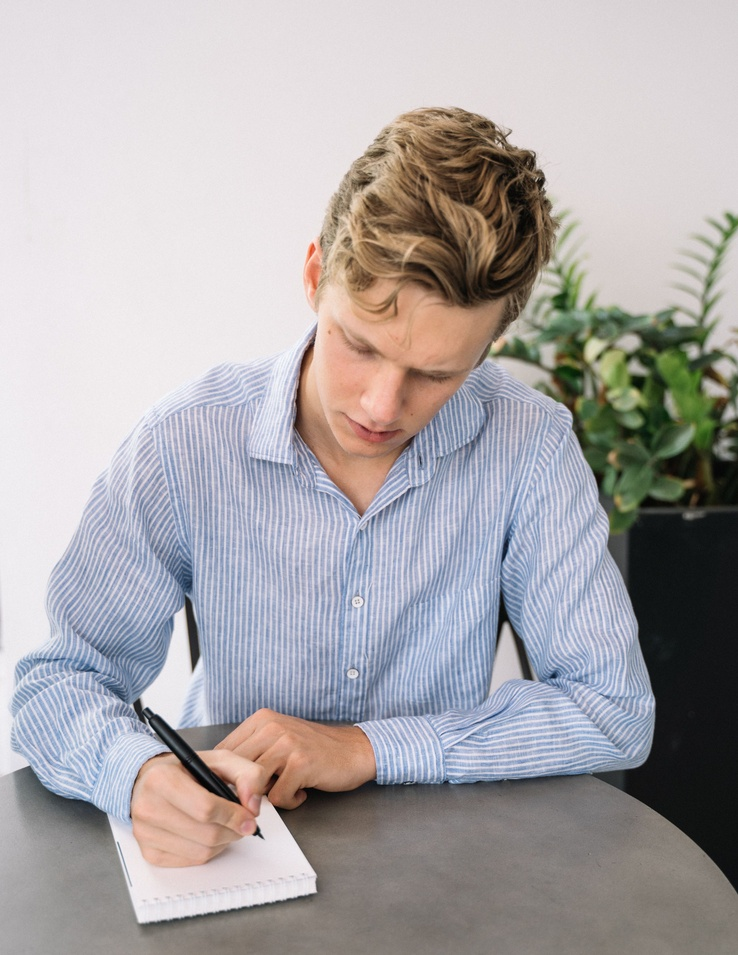
#> input picture datos_prueba/imagenes/pexels-anntarazevich-5425605.jpg, 738 x 955 px, shrunk from 2705 x 3500 before the run
$ python -i calidad.py   (imports and definitions only)   (older library calls are emulated)
#> lines starting #> are read from the running program, lines starting #| are printed output that depends on the picture
#> further down, picture is the input picture: shape (955, 738, 3); mean B, G, R 168.9, 167.2, 171.4
# ============================================================
# METRICAS DE CALIDAD DE IMAGEN
# Permiten comparar objetivamente antes y despues.
# ============================================================

import cv2
import numpy as np

from skimage.metrics import (
    peak_signal_noise_ratio,
    structural_similarity
)


def estimar_ruido(gris):
    """
    Estimacion rapida de la desviacion del ruido (Immerkaer, 1996):
    se filtra con una mascara que anula bordes y zonas suaves, y
    lo que queda es aproximadamente ruido.
    """

    mascara = np.array([
        [1, -2, 1],
        [-2, 4, -2],
        [1, -2, 1]
    ], dtype=np.float64)

    alto, ancho = gris.shape

    respuesta = cv2.filter2D(gris.astype(np.float64), -1, mascara)

    suma = np.abs(respuesta[1:-1, 1:-1]).sum()

    return suma * np.sqrt(0.5 * np.pi) / (6.0 * (ancho - 2) * (alto - 2))


def medir_calidad(imagen):
    """
    brillo: media de intensidad (0-255)
    contraste: desviacion estandar de intensidad
    nitidez: varianza del Laplaciano (mayor = mas nitida)
    ruido: sigma estimada del ruido (menor = mas limpia)
    entropia: informacion del histograma (bits)
    """

    gris = cv2.cvtColor(imagen, cv2.COLOR_BGR2GRAY)
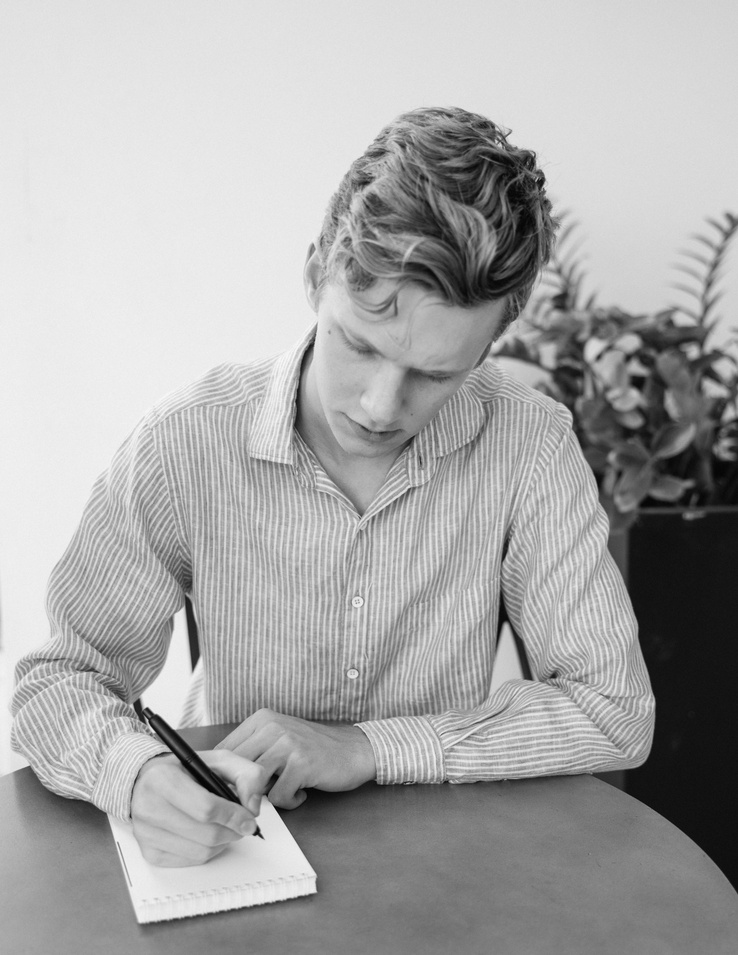
#> gris: shape (955, 738); min 2, max 248, mean 168.6

    histograma = cv2.calcHist([gris], [0], None, [256], [0, 256]).ravel()
#> histograma = 256 values, max 16694 at index 236, min 0 at index 0, mean 2753.1
    probabilidad = histograma / histograma.sum()
#> probabilidad = 256 values, max 0.0237 at index 236, min 0 at index 0, mean 0.00391
    probabilidad = probabilidad[probabilidad > 0]
#> probabilidad = 247 values, max 0.0237 at index 234, min 2.84e-06 at index 0, mean 0.00405

    return {
        "brillo": round(float(gris.mean()), 2),
        "contraste": round(float(gris.std()), 2),
        "nitidez": round(float(cv2.Laplacian(gris, cv2.CV_64F).var()), 2),
        "ruido": round(float(estimar_ruido(gris)), 3),
        "entropia": round(float(-(probabilidad * np.log2(probabilidad)).sum()), 3)
    }
#> in estimar_ruido, `respuesta = cv2.filter2D(gris.astype(np.float64), -1, mascara)`:
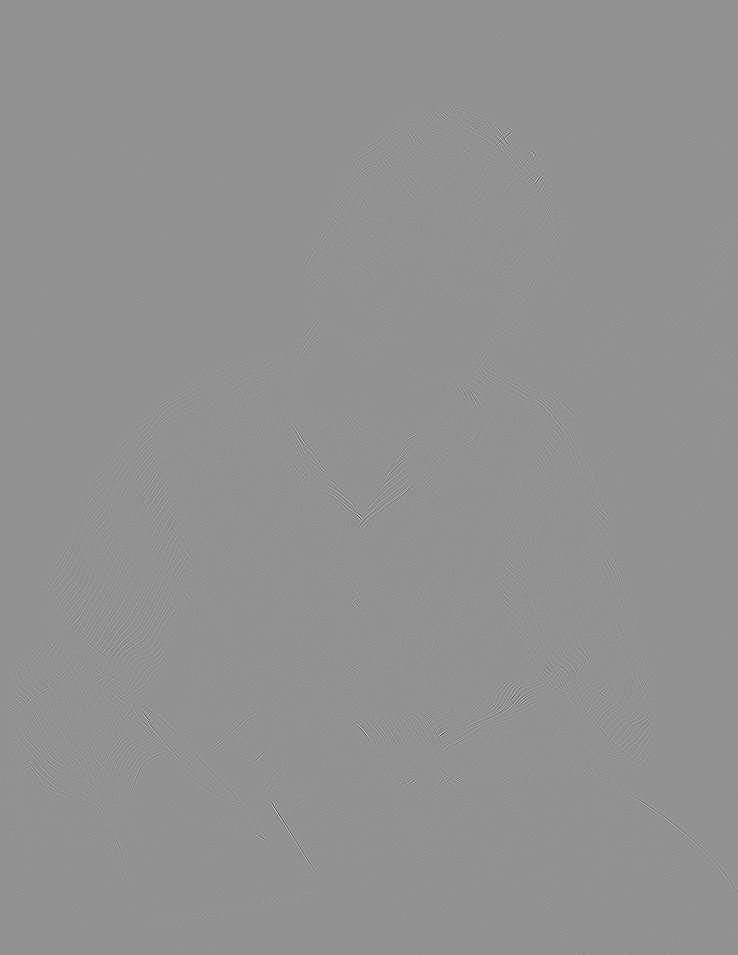
#> respuesta: shape (955, 738) float64; min -327, max 246, mean 0; drawn with min black and max white
#> in estimar_ruido, `suma = np.abs(respuesta[1:-1, 1:-1]).sum()`: suma = 4670342


def comparar_con_referencia(referencia, procesada):
    """
    PSNR y SSIM respecto a una imagen de referencia
    (por ejemplo, la original antes de degradarla).
    """

    gris_ref = cv2.cvtColor(referencia, cv2.COLOR_BGR2GRAY)
    gris_pro = cv2.cvtColor(procesada, cv2.COLOR_BGR2GRAY)

    return {
        "psnr": round(float(peak_signal_noise_ratio(gris_ref, gris_pro)), 2),
        "ssim": round(float(structural_similarity(gris_ref, gris_pro)), 4)
    }

>>> import cv2
>>> picture = cv2.imread('../datos_prueba/imagenes/pexels-anntarazevich-5425605.jpg')
>>> result = medir_calidad(picture)
#> result = {'brillo': 168.6, 'contraste': 62.14, 'nitidez': 401.4, 'ruido': 1.39, 'entropia': 7.31}

$ run again, on datos_prueba/imagenes/pexels-dimkidama-15888818.jpg
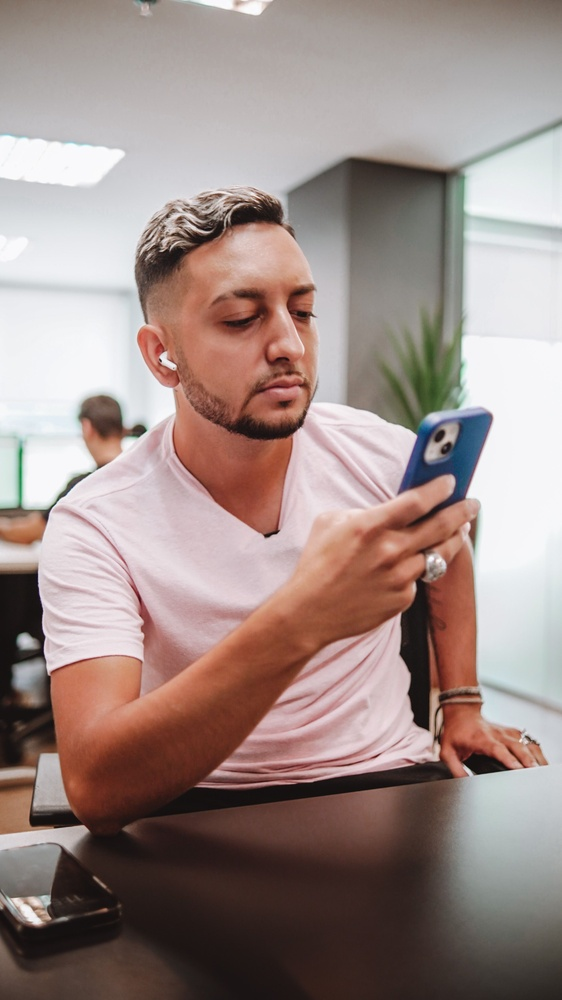
#> input picture datos_prueba/imagenes/pexels-dimkidama-15888818.jpg, 562 x 1000 px, shrunk from 2214 x 3936 before the run
#> picture is the input picture: shape (1000, 562, 3); mean B, G, R 135.3, 139.8, 157.8
#> in medir_calidad, `gris = cv2.cvtColor(imagen, cv2.COLOR_BGR2GRAY)`:
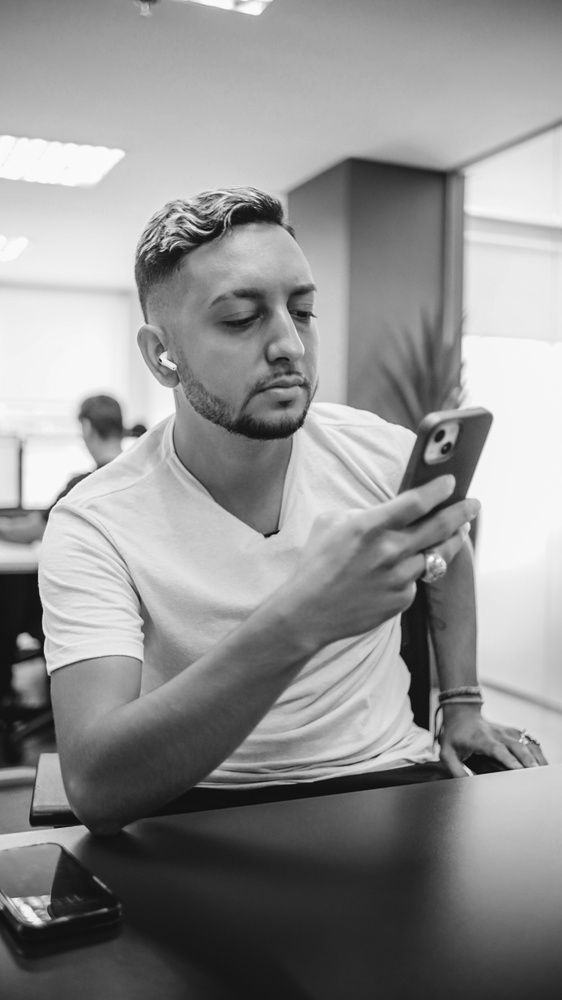
#> gris: shape (1000, 562); min 10, max 255, mean 144.7
#> histograma = 256 values, max 11196 at index 246, min 0 at index 0, mean 2195.3
#> in medir_calidad, `probabilidad = histograma / histograma.sum()`: probabilidad = 256 values, max 0.0199 at index 246, min 0 at index 0, mean 0.00391
#> in medir_calidad, `probabilidad = probabilidad[probabilidad > 0]`: probabilidad = 245 values, max 0.0199 at index 236, min 1.78e-06 at index 0, mean 0.00408
#> in estimar_ruido, `respuesta = cv2.filter2D(gris.astype(np.float64), -1, mascara)`:
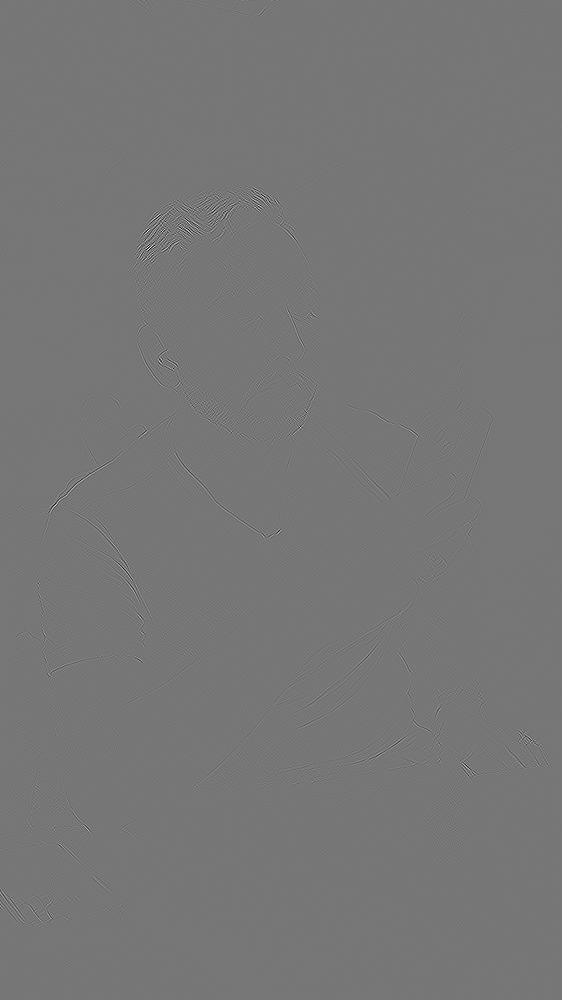
#> respuesta: shape (1000, 562) float64; min -277, max 316, mean 0; drawn with min black and max white
#> suma = 1748021
#> result = {'brillo': 144.7, 'contraste': 69.59, 'nitidez': 146.4, 'ruido': 0.653, 'entropia': 7.78}

$ run again, on datos_prueba/imagenes/pexels-ivan-s-4238486.jpg
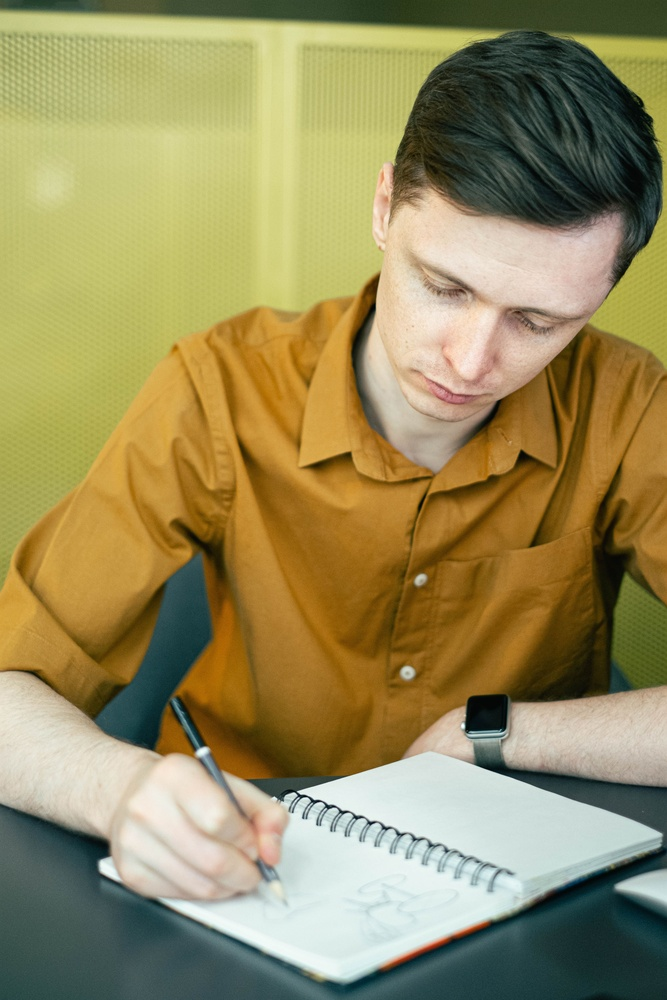
#> input picture datos_prueba/imagenes/pexels-ivan-s-4238486.jpg, 667 x 1000 px, shrunk from 4160 x 6240 before the run
#> picture is the input picture: shape (1000, 667, 3); mean B, G, R 92.9, 140.1, 151.4
#> in medir_calidad, `gris = cv2.cvtColor(imagen, cv2.COLOR_BGR2GRAY)`:
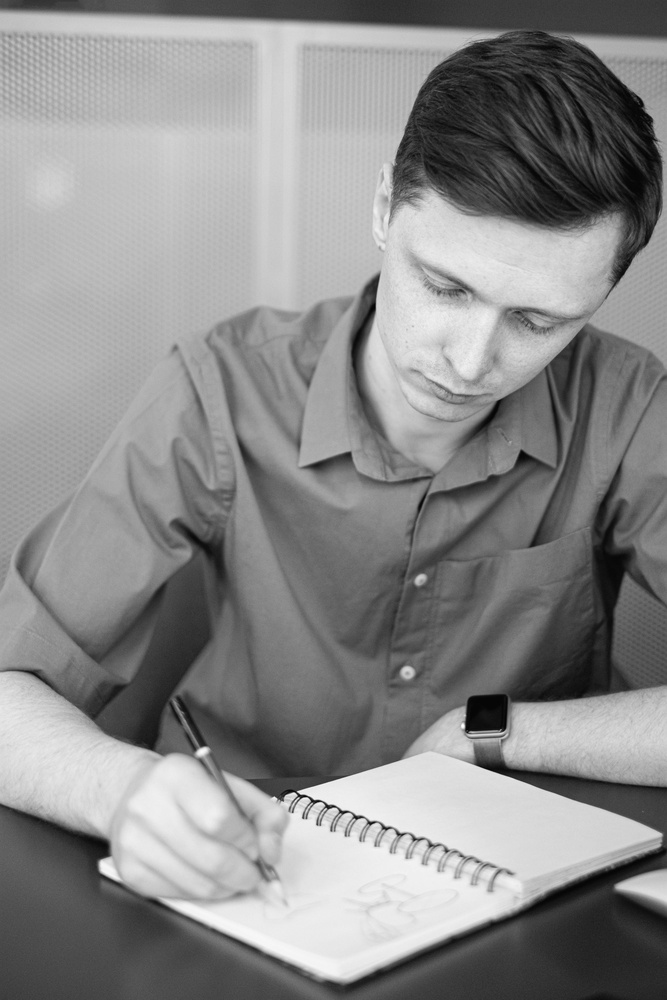
#> gris: shape (1000, 667); min 3, max 253, mean 138.1
#> histograma = 256 values, max 5936 at index 181, min 0 at index 0, mean 2605.5
#> in medir_calidad, `probabilidad = histograma / histograma.sum()`: probabilidad = 256 values, max 0.0089 at index 181, min 0 at index 0, mean 0.00391
#> in medir_calidad, `probabilidad = probabilidad[probabilidad > 0]`: probabilidad = 248 values, max 0.0089 at index 178, min 1.5e-06 at index 247, mean 0.00403
#> suma = 3167850
#> result = {'brillo': 138.1, 'contraste': 61.7, 'nitidez': 139.7, 'ruido': 0.997, 'entropia': 7.76}
